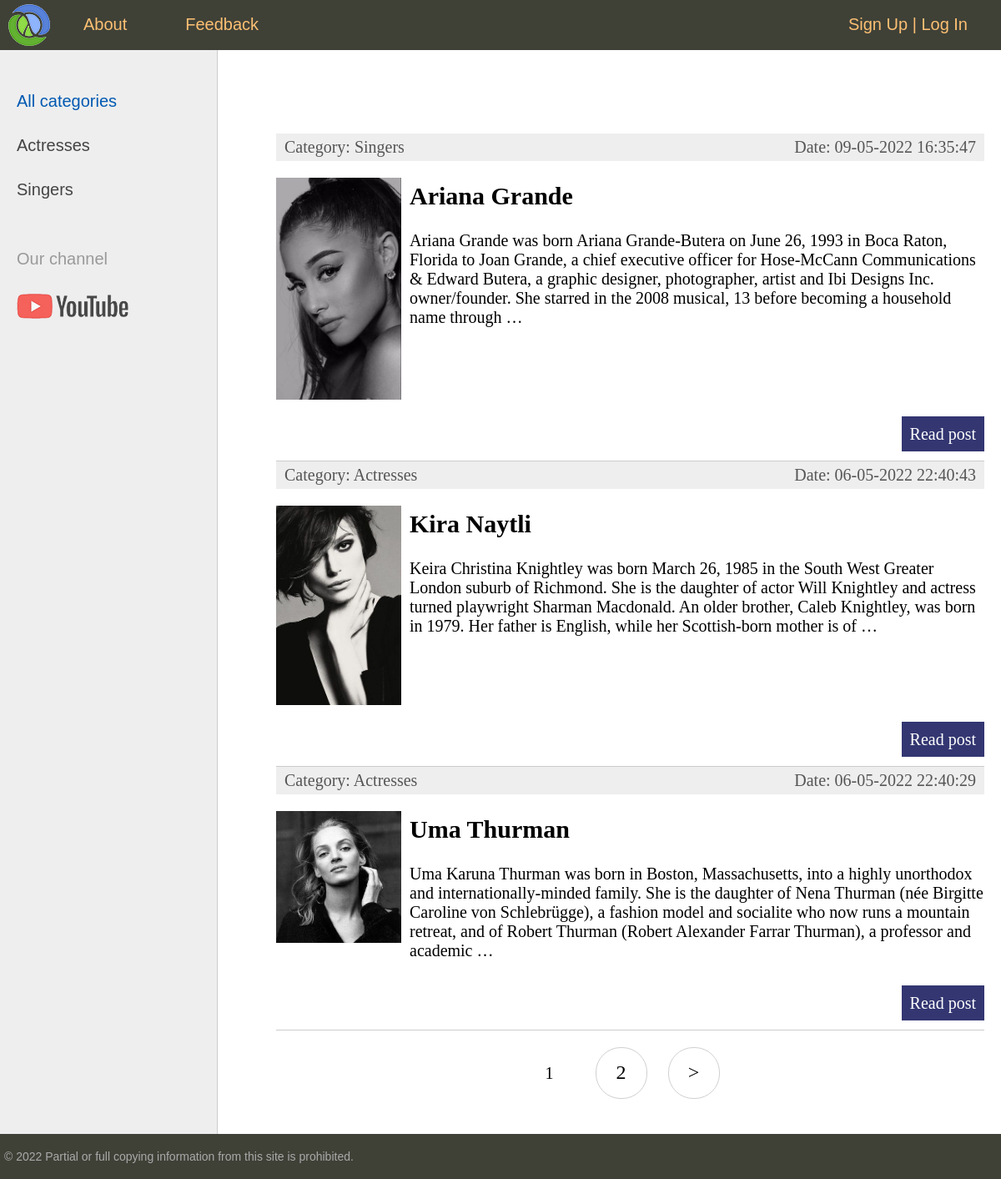
The page / on the database its author committed.
### women/models.py (models this page shows, shortened)
class Category(models.Model):
    name = models.CharField(max_length=100, db_index=True, verbose_name='Category')
    slug = models.SlugField(max_length=255, unique=True, db_index=True, verbose_name="URL")
    def __str__(self):
        return self.name
    def get_absolute_url(self):
        return reverse('category', kwargs={'cat_slug': self.slug})
    class Meta:
        verbose_name = 'Category'
        verbose_name_plural = 'Categories'
        ordering = ['id']

class Women(models.Model):
    title = models.CharField(max_length=255)
    slug = models.SlugField(max_length=255, unique=True, db_index=True, verbose_name="URL")
    content = models.TextField(blank=True)
    photo = models.ImageField(upload_to="photos/%Y/%m/%d/")
    time_create = models.DateTimeField(auto_now_add=True)
    time_update = models.DateTimeField(auto_now=True)
    is_published = models.BooleanField(default=True)
    cat = models.ForeignKey('Category', on_delete=models.PROTECT, verbose_name="Category")
    def get_absolute_url(self):
        return reverse('post', kwargs={'post_slug': self.slug})
    class Meta:
        verbose_name = 'Famous women'
        verbose_name_plural = 'Famous women'
        ordering = ['-time_create', 'title']

### women/views.py (the view)
# urls.py: path('', WomenHome.as_view(), name='home'),    # http://127.0.0.1:8000/
class WomenHome(DataMixin, ListView):
    model = Women
    template_name = 'women/index.html'
    context_object_name = 'posts'
    def get_context_data(self, *, object_list=None, **kwargs):
        context = super().get_context_data(**kwargs)
        c_def = self.get_user_context(title="Main page")
        return dict(list(context.items()) + list(c_def.items()))
    def get_queryset(self):
        return Women.objects.filter(is_published=True).select_related('cat')

### women/utils.py (called while the page is built)
    def get_user_context(self, **kwargs):
        context = kwargs
        cats = cache.get('cats')
        if not cats:
            cats = Category.objects.annotate(Count('women'))
            cache.set('cats', cats, 200)
        user_menu = menu.copy()
        if not self.request.user.is_authenticated:
            user_menu.pop(1)
        context['menu'] = user_menu
        context['cats'] = cats
        if 'cat_selected' not in context:
            context['cat_selected'] = 0
        return context

### women/templates/women/index.html (shortened to what this page needs)
{% extends 'women/base.html' %}
{% block content %}
<ul class="list-articles">
	{% for post in posts %}
			<li><div class="article-panel">
	<p class="first">Category: {{ post.cat }}</p>
	<p class="last">Date: {{ post.time_update | date:"d-m-Y H:i:s" }}</p>
</div>
{% if post.photo %}
	<p><img class="img-article-left thumb" src="{{ post.photo.url }}"></p>
{% endif %}
				<h2>{{post.title}}</h2>
	{% autoescape on %}
	{{ post.content | linebreaks | truncatewords:50 }}
	{% endautoescape %}
			<p class="link-read-post"><a href="{{ post.get_absolute_url }}">Read post</a></p>
			</li>
	{% endfor %}
</ul>
{% endblock %}

### women/templates/women/base.html (shortened to what this page needs)
{% load static %}
{% load women_tags %}
<!DOCTYPE html>
<html>
<head>
	<link type="text/css" href="{% static 'women/css/styles.css' %}" rel="stylesheet" />
</head>
<body>
<table class="table-page" border=0 cellpadding="0" cellspacing="0">
<tr><td valign=top>
{% block mainmenu %}
		<div class="header">
			<ul id="mainmenu" class="mainmenu">
			<li class="logo"><a href="{% url 'home' %}"><div class="logo"></div></a></li>
{% for m in menu %}
			<li><a href="{% url m.url_name %}">{{m.title}}</a></li>
{% endfor %}
				{% if request.user.is_authenticated %}
				<li class="last">{{ user.username }} | <a href="{% url 'logout' %}">Log Out</a></li>
				{% else %}
				<li class="last"><a href="{% url 'register' %}">Sign Up</a> | <a href="{% url 'login' %}">Log In</a></li>
				{% endif %}
			</ul>
		</div>
{% endblock mainmenu %}
<table class="table-content" border=0 cellpadding="0" cellspacing="0">
<tr>
	<td valign="top" class="left-chapters">
	<ul id="leftchapters">
{% if cat_selected == 0 %}
		<li class="selected">All categories</li>
{% else %}
		<li><a href="{% url 'home' %}">All categories</a></li>
{% endif %}
{% for c in cats %}
{% if c.women__count > 0 %}
	{% if c.pk == cat_selected %}
		<li class="selected">{{c.name}}</li>
	{% else %}
		<li><a href="{{ c.get_absolute_url }}">{{c.name}}</a></li>
	{% endif %}
{% endif %}
{% endfor %}
		<li class="share">
		<p>Our channel</p>
		<a class="share-yt" href="https://www.youtube.com/watch?v=dQw4w9WgXcQ&ab_channel=RickAstley" target="_blank" rel="nofollow"></a>
		</li>
	</ul>
</td>
<td valign="top" class="content">
	<div class="content-text">
{% block content %}
{% endblock %}
{% if page_obj.has_other_pages %}
<nav class="list-pages">
	<ul>
		{% for p in paginator.page_range %}
		{% if page_obj.number == p %}
		<li class="page-num page-num-selected">{{ p }}</li>
		{% elif p >= page_obj.number|add:-2 and p <= page_obj.number|add:2 %}
		<li class="page-num">
			<a href="?page={{ p }}">{{ p }}</a>
		</li>
		{% endif %}
		{% endfor %}
{% if page_obj.has_next %}
<li class="page-num">
	<a href="?page={{ page_obj.next_page_number }}">&gt;</a>
</li>
{% endif %}
	</ul>
</nav>
{% endif %}
	</div>
</td></tr></table>
</td></tr>
<tr><td valign=top>
	<div id="footer">
		<p>&copy; 2022 Partial or full copying information from this site is prohibited.</p>
	</div>
</td></tr></table>
</body>
</html>

### women/static/women/css/styles.css (style rules this page uses)
html, body { font-family: 'Arial'; margin: 0; padding: 0; height: 100%; width: 100%; color: #444; }
a { color: #0059b2; text-decoration: none; }
img { max-width: 600px; height: auto; }
img.img-article-left { max-width: 300px; height: auto; float: left; padding: 0 10px 10px 0; }
img.img-article-left.thumb { max-width: 150px; height: auto; }
p.link-read-post { text-align: right; }
p.link-read-post a { padding: 10px; min-width: 100px; background: #333671; color: #fff; text-decoration: none; }
div.article-panel { background: #eee; padding: 5px 10px 5px 10px; box-sizing: border-box; overflow: hidden; color: #555; }
div.article-panel p.first { margin: 0; float: left; }
div.article-panel p.last { margin: 0; float: right; }
ul.list-articles { list-style: none; margin: 0; padding: 0; }
ul.list-articles li { border-bottom: 1px solid #ccc; }
.table-page { width: 100%; height: 100%; vertical-align: top; }
.table-page tr { height: 100%; }
.header { background: #3F4137; height: 60px; }
.logo { background: url('../images/logo.png') no-repeat 10px 5px; width: 70px; height: 60px; }
ul.mainmenu { list-style: none; margin: 0; padding: 0; height: 60px; color: #fdc073; font-size: 20px; overflow: hidden; }
ul.mainmenu li { float: left; margin: 18px 40px 0 30px; }
ul.mainmenu li.logo { margin: 0; }
ul.mainmenu li.last { float: right; }
ul.mainmenu li a { color: #fdc073; text-decoration: none; }
.table-content { width: 100%; min-height: 100%; height: 100%; }
.left-chapters { margin: 0; background: #eee; border-right: 1px solid #ccc; min-height: 100%; }
.left-chapters ul { width: 230px; min-height: 100%; margin: 0; padding: 20px 10px 10px 20px; list-style: none; font-size: 20px; }
.left-chapters ul li { margin: 30px 0 0 0; color: #999; }
.left-chapters ul li.selected { color: #0059b2; }
.left-chapters ul li a { color: #444; text-decoration: none; }
.left-chapters ul li.share { margin: 60px 0 0 0; }
.left-chapters ul li.share p { margin: 30px 0 30px 0; }
.left-chapters ul li.share a { display: inline-block; width: 40px; height: 40px; margin: 0 20px 0 0; }
.left-chapters ul li.share a.share-yt { width: 100%; height: 30px; background: url('../images/share_yt.png') no-repeat 0 0 }
.content { padding: 40px 20px 20px 40px; width: 100%; box-sizing: border-box; }
.content-text { margin: 60px 0 0 30px; color: #000; font-size: 20px; font-family: Yandex Sans Display Light; }
#footer { box-sizing: border-box; background: #3F4137; padding: 5px; color: #aaa; font-size: 14px; font-family: Verdana, Geneva, Arial, Helvetica; text-align: left; overflow: hidden; }
.list-pages { text-align: center; margin: 0 0 20px 0; }
.list-pages ul { margin: 20px 0 0 0; padding: 0; list-style: none; }
.list-pages ul li { display: inline-block; margin: 0 20px 0 0; }
.list-pages a { color: #000; font-size: 24px; text-decoration: none; }
.list-pages .page-num, .page-num-selected { display: inline-block; width: 60px; height: 44px; padding: 16px 0 0 0; border: 1px solid #d0d0d0; border-radius: 30px; }
.list-pages .page-num-selected { border: none; color: #000; font-size: 20px; }

### rows shown on the page
Category: name "Actresses"
Category: name "Singers"
Women: cat "Singers", time_update "09-05-2022 16:35:47", photo (picture), title "Ariana Grande", content "Ariana Grande was born Ariana Grande-Butera on June 26, 1993 in Boca Raton, Florida to Joan Grande, a chief executive officer for Hose-McCann Communications & Edward Butera, a graphic designer, photographer, artist and Ibi Designs Inc. owner/founder. She starred in the 2008 musical, 13 before becoming a household name through …"
Women: cat "Actresses", time_update "06-05-2022 22:40:43", photo (picture), title "Kira Naytli", content "Keira Christina Knightley was born March 26, 1985 in the South West Greater London suburb of Richmond. She is the daughter of actor Will Knightley and actress turned playwright Sharman Macdonald. An older brother, Caleb Knightley, was born in 1979. Her father is English, while her Scottish-born mother is of …"
Women: cat "Actresses", time_update "06-05-2022 22:40:29", photo (picture), title "Uma Thurman", content "Uma Karuna Thurman was born in Boston, Massachusetts, into a highly unorthodox and internationally-minded family. She is the daughter of Nena Thurman (née Birgitte Caroline von Schlebrügge), a fashion model and socialite who now runs a mountain retreat, and of Robert Thurman (Robert Alexander Farrar Thurman), a professor and academic …"

### other values the page prints
{{ m.title }} "About" "Feedback"
{{ p }} "1"
{{ p }} "2"
